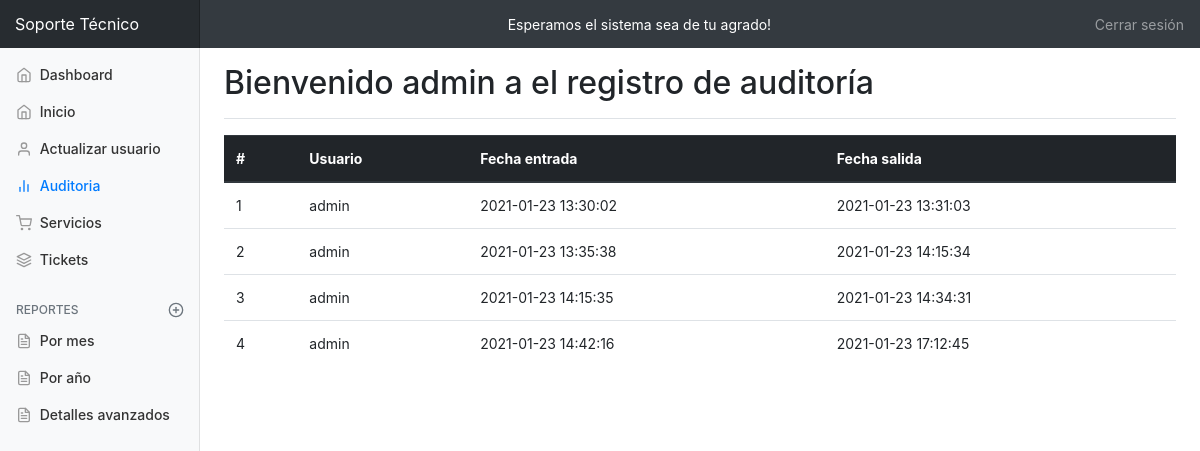
Page /administrador/auditoria.php (signed in) on the earlier database version.
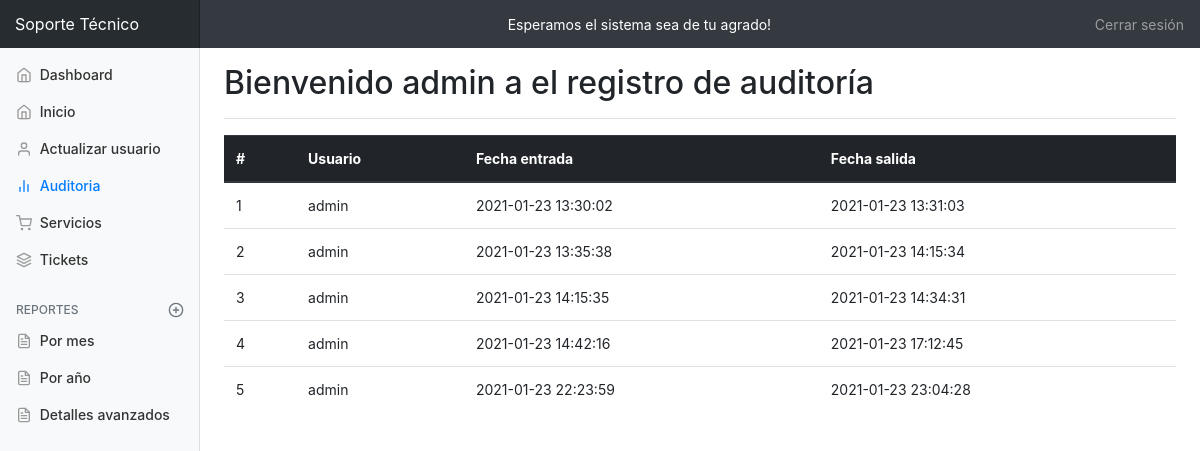
Same page on the later database version.
### tables this page shows
CREATE TABLE `auditoria` (
  `id` int(11) NOT NULL,
  `id_usuario` int(11) NOT NULL,
  `fecha_entrada` varchar(150) NOT NULL,
  `fecha_salida` varchar(150) NOT NULL
);

CREATE TABLE `usuario` (
  `id_usuario` int(11) NOT NULL,
  `nombre` varchar(250) NOT NULL,
  `apellido` varchar(250) NOT NULL,
  `correo` varchar(250) NOT NULL,
  `contraseña` varchar(250) NOT NULL,
  `permiso` varchar(50) NOT NULL,
  `telefono_fijo` varchar(150) NOT NULL,
  `telefono_cel` varchar(150) NOT NULL,
  `direccion` text NOT NULL
);

### administrador/auditoria.php (the view, shortened to what the changed rows need)
<!doctype html>
<html lang="es">
<?php
require_once '../php/conexion.php';
?>
<head>
    <link href="../assets/css/bootstrap.min.css" rel="stylesheet">
    <link href="../assets/css/font-awesome-4.6.3/css/font-awesome.min.css" rel="stylesheet" type="text/css" />
    <link href="../assets/css/admin.css" rel="stylesheet">
</head>
<body>
    <div class="container-fluid">
        <div class="row">
            <main role="main" class="col-md-9 ml-sm-auto col-lg-10 pt-3 px-4">
                <div class="d-flex justify-content-between flex-wrap flex-md-nowrap align-items-center pb-2 mb-3 border-bottom">
                    <h1 class="h2">Bienvenido <?= $_SESSION['nombre'] ?> a el registro de auditoría</h1>
                </div>
                <table class="table">
                    <thead class="thead-dark">
                        <tr>
                            <th>#</th>
                            <th>Usuario</th>
                            <th>Fecha entrada</th>
                            <th>Fecha salida</th>
                        </tr>
                    </thead>
                    <tbody>
                        <?php
                        $num = 1;
                        $query = "SELECT a.id_usuario, a.fecha_entrada, a.fecha_salida, b.id_usuario, b.nombre FROM auditoria as a INNER JOIN usuario as b ON a.id_usuario = b.id_usuario";
                        $result = mysqli_query($dbconn, $query) or die(mysqli_error($dbconn));
                        while ($data = mysqli_fetch_assoc($result)) {
                        ?>
                            <tr>
                                <td><?= $num ?></td>
                                <td><?= $data['nombre']?></td>
                                <td><?= $data['fecha_entrada'] ?></td>
                                <td><?= $data['fecha_salida'] ?></td>
                            </tr>
                        <?php
                            $num++;
                        }
                        ?>
                    </tbody>
                </table>
            </main>
        </div>
    </div>
</body>
</html>

Differences in the rows shown:
added auditoria: id_usuario.nombre "admin", fecha_entrada "2021-01-23 22:23:59", fecha_salida "2021-01-23 23:04:28"
